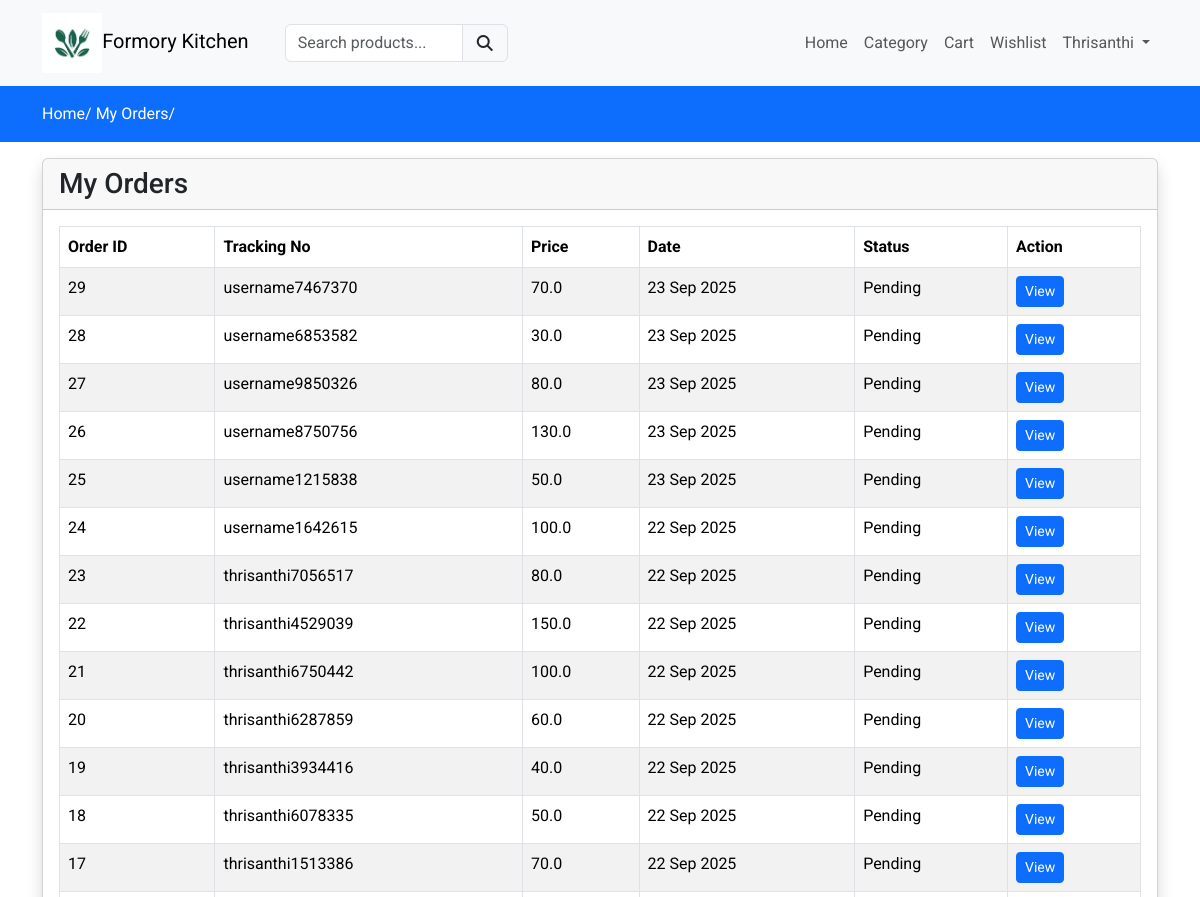
The app's page /my-orders (signed in, upper part), older data.
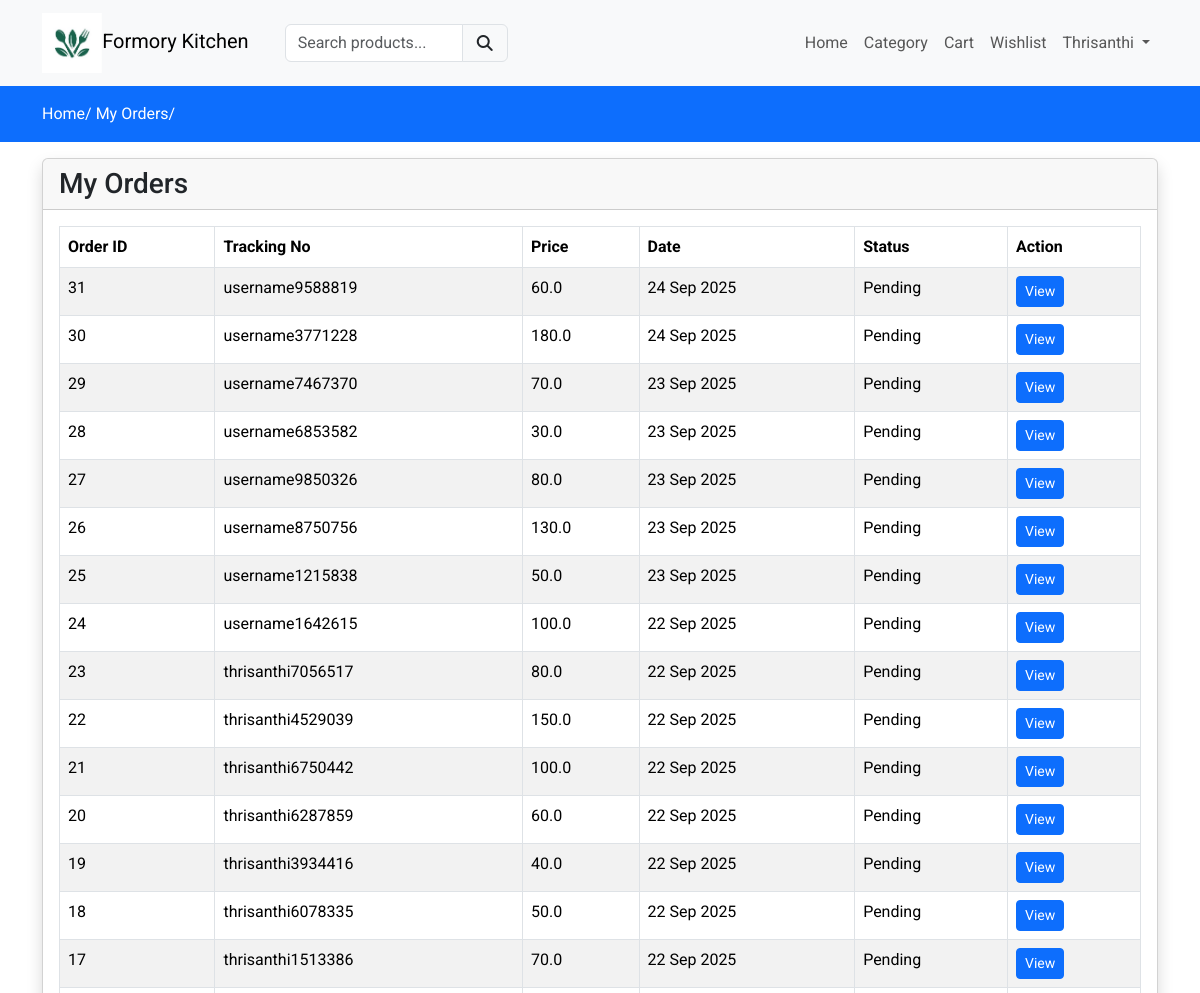
The same page, newer data.
### formoryapp/models.py (models this page shows, shortened)
class Order(models.Model):
    user = models.ForeignKey(User,on_delete=models.CASCADE)
    fname = models.CharField(max_length=150,null=False)
    lname = models.CharField(max_length=150,null=False)
    email = models.CharField(max_length=150,null=False)
    phone = models.CharField(max_length=150,null=False)
    address = models.TextField(null=False)
    city = models.CharField(max_length=150,null=False)
    state = models.CharField(max_length=150,null=False)
    country = models.CharField(max_length=150,null=False)
    pincode = models.CharField(max_length=150,null=False)
    total_price = models.FloatField(null=False)
    payment_mode = models.CharField(max_length=150,null=False)
    payment_id = models.CharField(max_length=250,null=True)
    razorpay_order_id = models.CharField(max_length=250, null=True, blank=True)  # add this field
    orderstatus = (
        ('Pending','Pending'),
        ('Out for Shipping','Out for Shipping'),
        ('Completed','Completed'),
    )
    status = models.CharField(max_length=150,choices=orderstatus,default='Paid')
    message = models.TextField(null=True)
    tracking_no = models.CharField(max_length=150,null=True)
    created_at = models.DateTimeField(auto_now_add=True)
    updated_at = models.DateTimeField(auto_now=True)

### formoryapp/controller/orders.py (the view)
# urls.py: path('my-orders',orders.index,name="myorders"),
@login_required(login_url='loginpage')
def index(request):
    orders = Order.objects.filter(user=request.user).order_by('-id')
    context = {'orders': orders}
    return render(request, 'orders.html', context)

### formoryapp/templates/orders.html
{% extends "main.html" %}
{% block content %}
<div class="py-3 bg-primary">
    <div class="container">
        <a class="text-white" href="{% url 'formoryhome' %}">Home/</a>
        <a class="text-white" href="{% url 'myorders' %}">My Orders/</a>
    </div>
</div>
<div class="container mt-3">
    <div class="row">
        <div class="col-md-12">
            <div class="card shadow">
                <div class="card-header">
                    <h3 class="mb-0">My Orders</h3>
                </div>
                <div class="card-body">
                    <div class="table-responsive">
                        <table class="table table-bordered table-striped">
                            <thead>
                                <tr>
                                    <th>Order ID</th>
                                    <th>Tracking No</th>
                                    <th>Price</th>
                                    <th>Date</th>
                                    <th>Status</th>
                                    <th>Action</th>
                                </tr>
                            </thead>
                            <tbody>
                                {% if orders %}
                                    {% for item in orders %}
                                        <tr>
                                            <td>{{ item.id }}</td>
                                            <td>{{ item.tracking_no }}</td>
                                            <td>{{ item.total_price }}</td>
                                            <td>{{ item.created_at|date:"d M Y" }}</td>
                                            <td>{{ item.status }}</td>
                                            <td>
                                                <a href="{% url 'orderview' item.tracking_no %}"
                                                   class="btn btn-primary btn-sm">
                                                   View
                                                </a>
                                            </td>
                                        </tr>
                                    {% endfor %}
                                {% else %}
                                    <tr>
                                        <td colspan="6" class="text-center">No Orders Available</td>
                                    </tr>
                                {% endif %}
                            </tbody>
                        </table>
                    </div>
                </div>
            </div>
        </div>
    </div>
</div>
{% endblock content %}

Row changes from the older to the newer data that the page shows:
added Order: id "31", tracking_no "username9588819", total_price "60.0", created_at "24 Sep 2025", status "Pending"
added Order: id "30", tracking_no "username3771228", total_price "180.0", created_at "24 Sep 2025", status "Pending"
